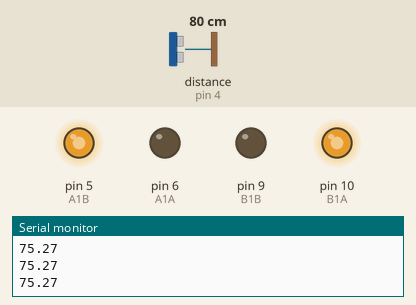
Simulated run of this sketch. Board: Arduino Uno, built with avr-gcc and run on an emulated ATmega328P. Shown: output pins drawn as LEDs (lit = HIGH), the last lines printed to the serial monitor. Wiring (inferred from the names in the program): ultrasonic range finder: trigger pin 3; echo pin 4. The inputs (shaded band) are chosen by the test bench; at power-on: distance to the obstacle (sensor on pin 4) 80 cm. The echo pulse lasts 58.3 µs per cm; pins used as bus, display or sensor lines are not drawn.

Above: at 1.2 s.
1.3 s: distance to the obstacle (sensor on pin 4) set to 30 cm
2.8 s: distance to the obstacle (sensor on pin 4) set to 24 cm
At 3.7 s:
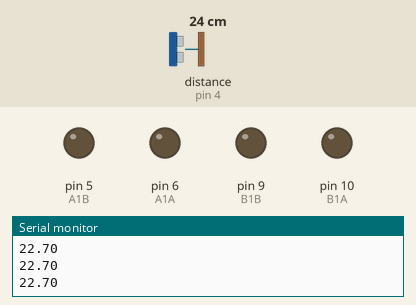
4.3 s: distance to the obstacle (sensor on pin 4) set to 12 cm
5.8 s: distance to the obstacle (sensor on pin 4) set to 9 cm
At 7.1 s:
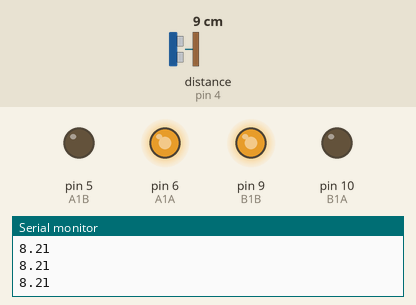
Timing chart, 0 to 8.3 s (numbered marks = the images above; inputs shaded):
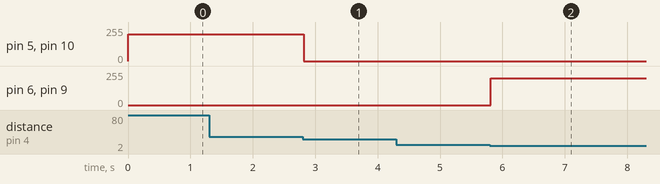

The sketch:

6.ultrasonic_module.ino
```cpp
const int A1B = 5;
const int A1A = 6;
const int B1B = 9;
const int B1A = 10;

const int trigPin = 3;
const int echoPin = 4;

void setup() {
  pinMode(A1B, OUTPUT);
  pinMode(A1A, OUTPUT);
  pinMode(B1B, OUTPUT);
  pinMode(B1A, OUTPUT);

  pinMode(echoPin, INPUT);
  pinMode(trigPin, OUTPUT);
  Serial.begin(9600);
}

void loop() {
  float distance = readSensorData();
  if (distance > 25) {
    moveForward(200);
  }
  else if (distance < 10 && distance > 2) {
    moveBackward(200);
  }
  else {
    stop();
  }
}

float readSensorData() {
  digitalWrite(trigPin, LOW);
  delayMicroseconds(2);
  digitalWrite(trigPin, HIGH); //sends out ultrasonic waves
  delayMicroseconds(10);
  digitalWrite(trigPin, LOW);

  float duration = pulseIn(echoPin, HIGH); //pulseIn returns the time while echoPin is HIGH
  float distance = (duration * 0.0324) / 2; //formula to calculate distance
  Serial.println(distance);
  return distance;
}

void moveForward(int speed) {
  analogWrite(A1B, speed);
  analogWrite(A1A, 0);
  analogWrite(B1B, 0);
  analogWrite(B1A, speed);
}

void moveBackward(int speed) {
  analogWrite(A1B, 0);
  analogWrite(A1A, speed);
  analogWrite(B1B, speed);
  analogWrite(B1A, 0);
}

void stop() {
  analogWrite(A1B, 0);
  analogWrite(A1A, 0);
  analogWrite(B1B, 0);
  analogWrite(B1A, 0);
}
```

Measured:
- the behaviour switches between 27 and 26 cm on distance to the obstacle (sensor on pin 4) (found by bisection; images 0 and 1)
- the behaviour switches between 11 and 10 cm on distance to the obstacle (sensor on pin 4) (found by bisection; images 1 and 2)
- after the input at 2.8 s, pin 5 (A1B), pin 10 (B1A): 200/255 → 0/255 at once
- after the input at 5.8 s, pin 6 (A1A), pin 9 (B1B): 0/255 → 200/255 at once
